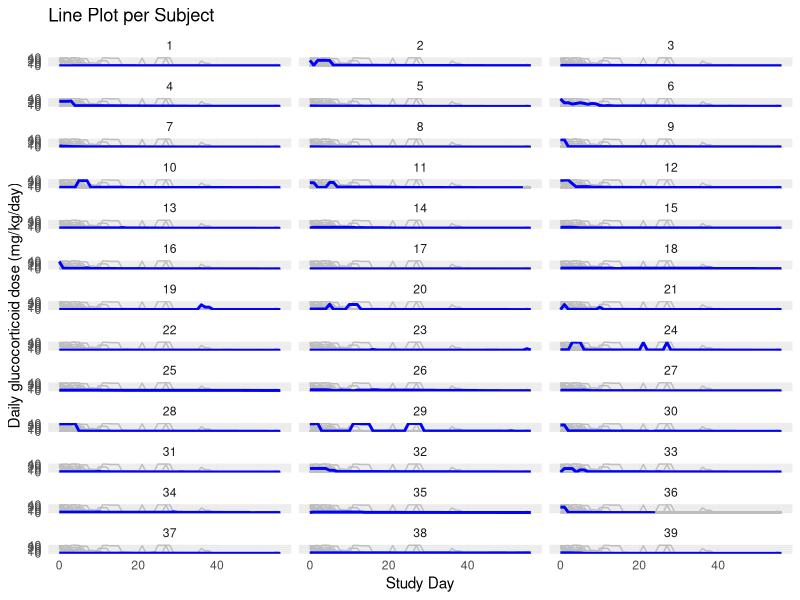
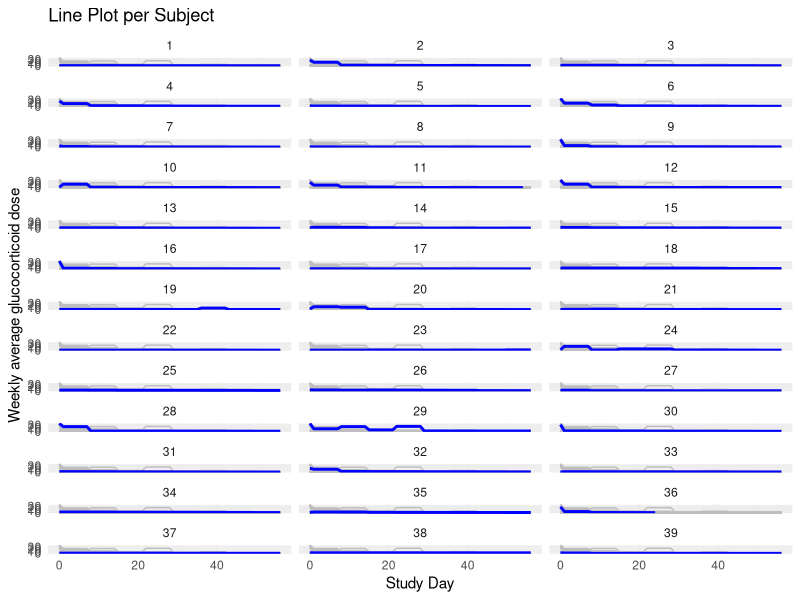
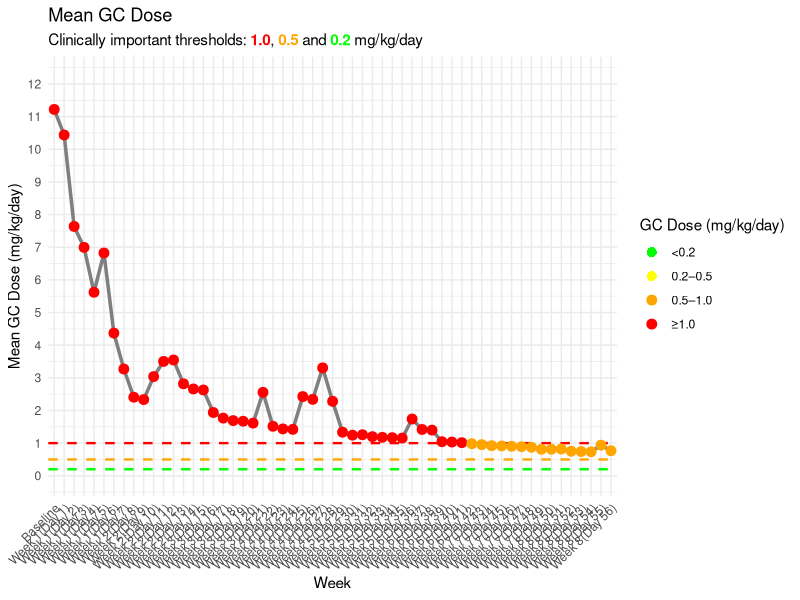
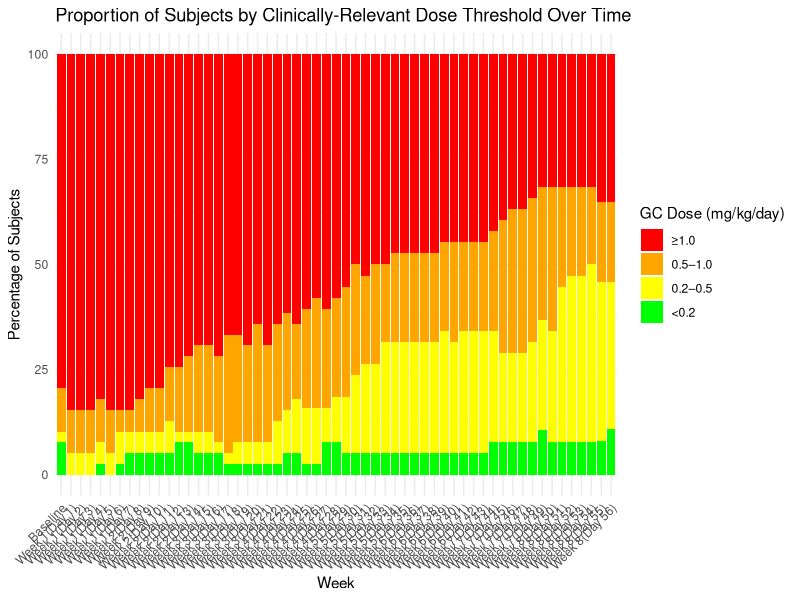
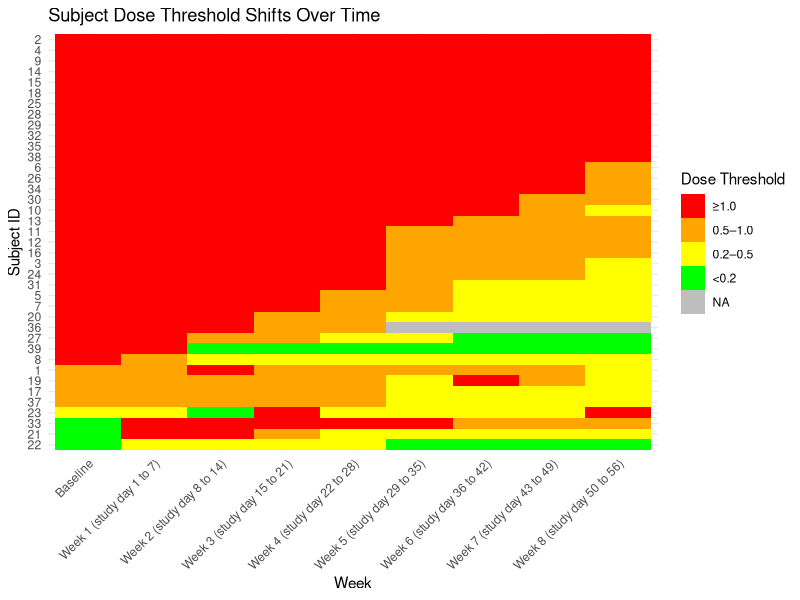

Generate these figures, in order, with R:
# Install and load necessary libraries
if(!require(tidyverse)){install.packages("tidyverse")}
if(!require(ggplot2)){install.packages("ggplot2")}
if(!require(dplyr)){install.packages("dplyr")}
if(!require(scales)){install.packages("scales")}
if(!require(ggtext)){install.packages("ggtext")}

library(tidyverse)
library(ggplot2)
library(dplyr)
library(scales)
library(ggtext)

# Read the CSV file into a DataFrame
df <- read.csv("202505/WW_GCdose.csv") |>
  filter(grepl("Baseline|Week", AVISIT)) |>
  mutate(
    AVISITW = AVISIT,
    AVISITWN = AVISITN,
    AVISIT = ifelse(ASTDY == 0, AVISIT, paste0("Week ", AVISITN, "(Day ",ASTDY, ")")),
    AVISITN = ASTDY
  ) |>
 mutate(AVISIT = fct_reorder(factor(AVISIT), AVISITN))


# Patient Profiles --------------------------------------------------------

# PP1 - Daily glucocorticoid dose (mg/kg/day)

# Create a vector of unique subjects (panels)
subjects <- unique(df$SUBJID)

panel_data <- expand.grid(panel = subjects, dummy = 1) |>
    inner_join(df |> mutate(dummy = 1), by = "dummy") |>
    select(-dummy) |>
    mutate(highlight = ifelse(SUBJID == panel, "current", "other"))

# Create the plot:
(
  pp1 <- ggplot() +
    # Draw the other subjects first in gray
    geom_line(
        data = panel_data |> filter(highlight == "other"),
        aes(x = ASTDY, y = AVAL1, group = SUBJID),
        color = "gray", alpha = 1
    ) +
    # Draw the current subject on top in blue
    geom_line(
        data = panel_data |> filter(highlight == "current"),
        aes(x = ASTDY, y = AVAL1, group = SUBJID),
        color = "blue", size = 1
    ) +
    facet_wrap(~panel, ncol = 3) +
    labs(
        title = "Line Plot per Subject",
        x = "Study Day", y = "Daily glucocorticoid dose (mg/kg/day)"
    ) +
    theme_minimal()
)

## PP2 - Weekly average glucocorticoid dose

# Create a vector of unique subjects (panels)

panel_data <- expand.grid(panel = subjects, dummy = 1) |>
    inner_join(df |> mutate(dummy = 1), by = "dummy") |>
    select(-dummy) |>
    mutate(highlight = ifelse(SUBJID == panel, "current", "other"))

# Create the plot:
(
  pp2 <- 
  ggplot() +
    # Draw the other subjects first in gray
    geom_line(
        data = panel_data |> filter(highlight == "other"),
        aes(x = AVISITN, y = AVAL2, group = SUBJID),
        color = "gray", alpha = 1
    ) +
    # Draw the current subject on top in blue
    geom_line(
        data = panel_data |> filter(highlight == "current"),
        aes(x = AVISITN, y = AVAL2, group = SUBJID),
        color = "blue", size = 1
    ) +
    facet_wrap(~panel, ncol = 3) +
    labs(
        title = "Line Plot per Subject",
        x = "Study Day", y = "Weekly average glucocorticoid dose"
    ) +
    theme_minimal()
  )


# Summary Charts ----------------------------------------------------------


# --- Analysis 1: Mean GC Dose Over 8 Weeks ---
mmean_data <- df |>
  group_by(AVISITN, AVISIT) |>
  summarise(mean_dose = mean(AVAL1))

# Define colors explicitly with factor levels to force all categories into the legend
mmean_data <- mmean_data %>%
  mutate(threshold_color = case_when(
    mean_dose < 0.2 ~ "<0.2",
    mean_dose >= 0.2 & mean_dose < 0.5 ~ "0.2–0.5",
    mean_dose >= 0.5 & mean_dose < 1.0 ~ "0.5–1.0",
    mean_dose >= 1.0 ~ "≥1.0"
  )) %>%
  mutate(threshold_color = factor(threshold_color, 
                                  levels = c("<0.2", "0.2–0.5", "0.5–1.0", "≥1.0")))

# Dummy points explicitly for legend
dummy_points <- data.frame(
  AVISIT = rep(unique(mmean_data$AVISIT)[1], 4),
  mean_dose = rep(NA_real_, 4),
  threshold_color = factor(c("<0.2", "0.2–0.5", "0.5–1.0", "≥1.0"), 
                           levels = levels(mmean_data$threshold_color))
)

# Plot with threshold-specific colors
(
  mean_gc_dose_plot <- ggplot(mmean_data, aes(x = AVISIT, y = mean_dose, group = 1)) +
    # Clinical threshold lines
    geom_hline(yintercept = 0.2, linetype = "dashed", color = "green", linewidth = 0.8) +
    geom_hline(yintercept = 0.5, linetype = "dashed", color = "orange", linewidth = 0.8) +
    geom_hline(yintercept = 1.0, linetype = "dashed", color = "red", linewidth = 0.8) +
    # Lines connecting points
    geom_line(color = "grey50", linewidth = 1.2) +
    # Real points
    geom_point(aes(color = threshold_color), size = 3) +
    # Dummy points just for legend
    geom_point(data = dummy_points, aes(color = threshold_color), size = 3, shape = 16) +
    scale_color_manual(
      values = c("<0.2" = "green", 
                 "0.2–0.5" = "yellow", 
                 "0.5–1.0" = "orange", 
                 "≥1.0" = "red"),
      name = "GC Dose (mg/kg/day)",
      drop = FALSE,
      na.translate = TRUE
    ) +
    scale_y_continuous(
      breaks = seq(0, max(mmean_data$mean_dose, na.rm = TRUE) + 1, by = 1)
    ) +
    labs(
      title = "Mean GC Dose",
      subtitle = "Clinically important thresholds: <span style='color:red'><b>1.0</b></span>, <span style='color:orange'><b>0.5</b></span> and <span style='color:green'><b>0.2</b></span> mg/kg/day",
      x = "Week",
      y = "Mean GC Dose (mg/kg/day)"
    ) +
    coord_cartesian(ylim = c(0, max(mmean_data$mean_dose, na.rm = TRUE) + 1)) +
    theme_minimal() +
    theme(
      axis.text.x = element_text(angle = 45, hjust = 1),
      plot.subtitle = ggtext::element_markdown(),
      legend.position = "right"
    )
)
#TODO: reverse the legend order

# --- Analysis 2: Proportion of Subjects by Dose Threshold Over Time (using clinically important thresholds) ---

# Define the clinically important dose thresholds
bins_clinical <- c(0, 0.2, 0.5, 1.0, Inf)
labels_clinical <- c("<0.2", "0.2–0.5", "0.5–1.0", "≥1.0")

# Create the `dose_threshold_mg_kg` column based on `AVAL1`
filtered_df <- df |>
  mutate(dose_threshold_mg_kg = cut(AVAL1, breaks = bins_clinical, labels = labels_clinical, right = FALSE))

# Group by `AVISIT` and `dose_threshold_mg_kg`, count subjects
grouped_df_clinical <- filtered_df |>
  group_by(AVISIT, dose_threshold_mg_kg) |>
  summarise(subject_count = n(), .groups = 'drop')

# Calculate total subjects per visit
total_subjects_by_visit_clinical <- grouped_df_clinical |>
  group_by(AVISIT) |>
  summarise(total_count = sum(subject_count), .groups = 'drop')

# Calculate percentages
grouped_df_clinical <- grouped_df_clinical |>
  left_join(total_subjects_by_visit_clinical, by = "AVISIT") |>
  mutate(percentage = (subject_count / total_count) * 100)

grouped_df_clinical <- grouped_df_clinical %>%
  mutate(dose_threshold_mg_kg = factor(dose_threshold_mg_kg, levels = rev(c("<0.2", "0.2–0.5", "0.5–1.0", "≥1.0"))))


# Create the stacked bar chart for clinical thresholds
(
  stacked_bar_chart_clinical <- ggplot(
    grouped_df_clinical,
    aes(x = AVISIT, y = percentage, fill = dose_threshold_mg_kg)
  ) +
    geom_bar(stat = "identity") +
    scale_fill_manual(
      values = c(
        "<0.2" = "green",
        "0.2–0.5" = "yellow",
        "0.5–1.0" = "orange",
        "≥1.0" = "red"
      ),
      name = "GC Dose (mg/kg/day)",
      drop = FALSE,
      na.translate = TRUE
    ) +
    labs(
      title = "Proportion of Subjects by Clinically-Relevant Dose Threshold Over Time",
      x = "Week",
      y = "Percentage of Subjects",
      fill = "Dose Threshold"
    ) +
    theme_minimal() +
    theme(axis.text.x = element_text(angle = 45, hjust = 1))
)


# --- Analysis 3: Individual Subject Shifts Between Threshold Levels ---

# Calculate the mean AVAL1 for each SUBJID at each AVISIT
filtered_df <- df |>
  select(SUBJID, AVISITW, AVISITWN, AVAL2) |>
  unique() |>
  mutate(AVISITW = fct_reorder(factor(AVISITW), AVISITWN))

# Define the clinically important dose thresholds
bins_clinical <- c(0, 0.2, 0.5, 1.0, Inf)
labels_clinical <- c("<0.2", "0.2–0.5", "0.5–1.0", "≥1.0")

# Create the `dose_threshold_mg_kg` column based on `AVAL2`
filtered_df <- filtered_df |>
  mutate(dose_threshold_mg_kg = cut(AVAL2, breaks = bins_clinical, labels = labels_clinical, right = FALSE))

# Pivot the dataframe to have `AVISITW` as columns and `dose_threshold` as values
pivot_df <- filtered_df |>
  distinct(SUBJID, AVISITW, dose_threshold_mg_kg) |>  # Ensure distinct combinations
  pivot_wider(id_cols = SUBJID, names_from = AVISITW, values_from = dose_threshold_mg_kg)

# Define the sort order for dose threshold levels (≥1.0est to <0.2est)
RESPONSE_LEVELS <- c("≥1.0", "0.5–1.0", "0.2–0.5", "<0.2", NA)
SORT_ORDER_MAP <- setNames(1:5, c(RESPONSE_LEVELS))

# Function to create sort keys
create_sort_key <- function(df, visit_cols) {
  # Handle NA values by assigning them to the last position (5)
  df <- df |> mutate(across(all_of(visit_cols), ~ifelse(is.na(.), NA, as.character(.))))
  
  sapply(df[visit_cols], function(col) {
    # Map values to numeric values for sorting
    mapped_values <- sapply(col, function(x) {
      if(is.na(x)) return("05")  # NA values get <0.2est priority
      return(sprintf("%02d", SORT_ORDER_MAP[x]))
    })
    return(mapped_values)
  }) |>
    apply(1, paste, collapse = "")
}

# Get visit columns in the correct order
visit_cols <- setdiff(names(pivot_df), "SUBJID")
visit_cols <- visit_cols[order(match(visit_cols, unique(filtered_df$AVISITW)))]

# Create sort keys for each subject and sort
pivot_df <- pivot_df %>%
  mutate(sort_key = create_sort_key(., visit_cols))

sorted_subjects <- pivot_df |>
  arrange(sort_key) |>
  pull(SUBJID)

# Convert the pivot table to long format for plotting
plot_df <- pivot_df |>
  pivot_longer(
    cols = -c(SUBJID, sort_key),
    names_to = "AVISITW",
    values_to = "dose_threshold_mg_kg"
  )

# Set the SUBJID order (≥1.0er values at top)
plot_df <- plot_df |>
  mutate(
    SUBJID = factor(SUBJID, levels = rev(sorted_subjects)),
    dose_threshold_mg_kg = factor(dose_threshold_mg_kg,
                                  levels = rev(c("<0.2", "0.2–0.5", "0.5–1.0", "≥1.0")))
  )

# Create the heatmap
(
  heatmap_plot <- ggplot(plot_df, aes(x = AVISITW, y = SUBJID, fill = dose_threshold_mg_kg)) +
  geom_tile() +
  scale_fill_manual(values = c("<0.2" = "green", "0.2–0.5" = "yellow", 
                               "0.5–1.0" = "orange", "≥1.0" = "red"),
                    na.value = "grey") +
  labs(title = "Subject Dose Threshold Shifts Over Time", 
       x = "Week", y = "Subject ID", fill = "Dose Threshold") +
  theme_minimal() +
  theme(axis.text.x = element_text(angle = 45, hjust = 1))
)

# TODO: Replace NA with missing. Think about modifying the x-axis labels